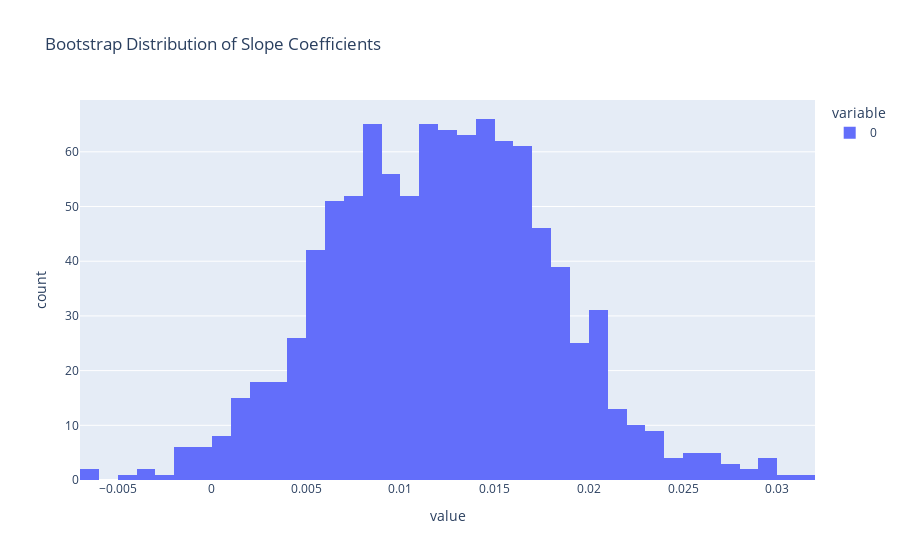
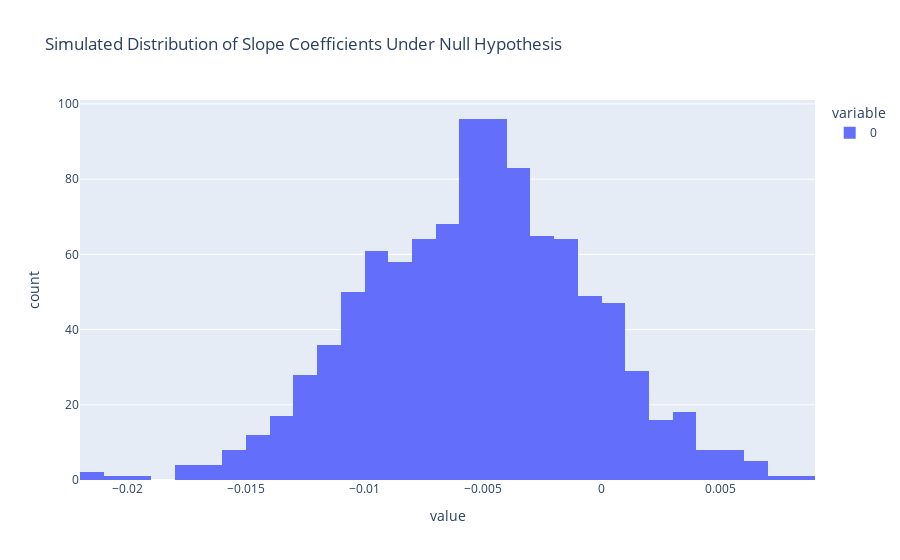

The code cell stored with these charts, in order, in its notebook:
### Markdown cell above
ANSWER 10:  CODE BELOW

### Code cell
import numpy as np
import statsmodels.formula.api as smf
import plotly.express as px

# Filter data for long wait times
long_wait_limit = 71
long_wait = old_faithful.waiting > long_wait_limit

# Initialize array to store bootstrap slope coefficients
num_bootstrap_samples = 1000
bootstrapped_slope_coefficients = []

# Perform bootstrap sampling
for _ in range(num_bootstrap_samples):
    bootstrap_sample = old_faithful[long_wait].sample(n=long_wait.sum(), replace=True)
    model = smf.ols('duration ~ waiting', data=bootstrap_sample).fit()
    bootstrapped_slope_coefficients.append(model.params['waiting'])

# Convert to a NumPy array for easier manipulation
bootstrapped_slope_coefficients = np.array(bootstrapped_slope_coefficients)

# Plot the bootstrap distribution of the slope coefficients
px.histogram(bootstrapped_slope_coefficients, title='Bootstrap Distribution of Slope Coefficients').show()


##now we cn set parameters and generate data
from scipy import stats

# Create simulated dataset under the null hypothesis
old_faithful_simulation = old_faithful[long_wait].copy()
old_faithful_simulation['duration'] = 1.65 + 0 * old_faithful_simulation.waiting + stats.norm.rvs(loc=0, scale=0.37, size=long_wait.sum())

# Initialize array to store simulated slope coefficients
simulated_slope_coefficients = []

# Perform simulations
for _ in range(num_bootstrap_samples):
    simulated_sample = old_faithful_simulation.sample(n=long_wait.sum(), replace=True)
    model = smf.ols('duration ~ waiting', data=simulated_sample).fit()
    simulated_slope_coefficients.append(model.params['waiting'])

# Convert to a NumPy array for easier manipulation
simulated_slope_coefficients = np.array(simulated_slope_coefficients)

# Plot the simulated distribution of the slope coefficients
px.histogram(simulated_slope_coefficients, title='Simulated Distribution of Slope Coefficients Under Null Hypothesis').show()

# Calculate 95% bootstrapped confidence interval
bootstrap_conf_interval = np.quantile(bootstrapped_slope_coefficients, [0.025, 0.975])

# Calculate the mean of simulated slope coefficients for comparison
simulated_mean_slope = np.mean(simulated_slope_coefficients)

# Check if zero is within the bootstrap confidence interval
zero_in_confidence_interval = 0 >= bootstrap_conf_interval[0] and 0 <= bootstrap_conf_interval[1]

# Calculate the p-value for the simulated distribution
simulated_p_value = (np.abs(simulated_slope_coefficients) >= np.abs(simulated_mean_slope)).mean()

print("95% Bootstrapped Confidence Interval for Slope:", bootstrap_conf_interval)
print("Is Zero within the Confidence Interval?:", zero_in_confidence_interval)
print("Simulated Mean Slope under Null Hypothesis:", simulated_mean_slope)
print("Simulated P-value:", simulated_p_value)

### Figure 1 — Plotly figure (JSON) as saved in the notebook; plotly's stock layout.template omitted (floating-point values rounded to 4 significant figures; data arrays with more than 128 entries replaced by an {"elided": "..."} marker saying what was removed)
{"data": [{"alignmentgroup": "True", "bingroup": "x", "hovertemplate": "variable=0<br>value=%{x}<br>count=%{y}<extra></extra>", "legendgroup": "0", "marker": {"color": "#636efa", "pattern": {"shape": ""}}, "name": "0", "offsetgroup": "0", "orientation": "v", "showlegend": true, "type": "histogram", "x": {"elided": "1000 float values"}, "xaxis": "x", "yaxis": "y"}], "layout": {"barmode": "relative", "legend": {"title": {"text": "variable"}, "tracegroupgap": 0}, "title": {"text": "Bootstrap Distribution of Slope Coefficients"}, "xaxis": {"anchor": "y", "domain": [0, 1], "title": {"text": "value"}}, "yaxis": {"anchor": "x", "domain": [0, 1], "title": {"text": "count"}}}}

### Figure 2 — Plotly figure (JSON) as saved in the notebook; plotly's stock layout.template omitted (floating-point values rounded to 4 significant figures; data arrays with more than 128 entries replaced by an {"elided": "..."} marker saying what was removed)
{"data": [{"alignmentgroup": "True", "bingroup": "x", "hovertemplate": "variable=0<br>value=%{x}<br>count=%{y}<extra></extra>", "legendgroup": "0", "marker": {"color": "#636efa", "pattern": {"shape": ""}}, "name": "0", "offsetgroup": "0", "orientation": "v", "showlegend": true, "type": "histogram", "x": {"elided": "1000 float values"}, "xaxis": "x", "yaxis": "y"}], "layout": {"barmode": "relative", "legend": {"title": {"text": "variable"}, "tracegroupgap": 0}, "title": {"text": "Simulated Distribution of Slope Coefficients Under Null Hypothesis"}, "xaxis": {"anchor": "y", "domain": [0, 1], "title": {"text": "value"}}, "yaxis": {"anchor": "x", "domain": [0, 1], "title": {"text": "count"}}}}
